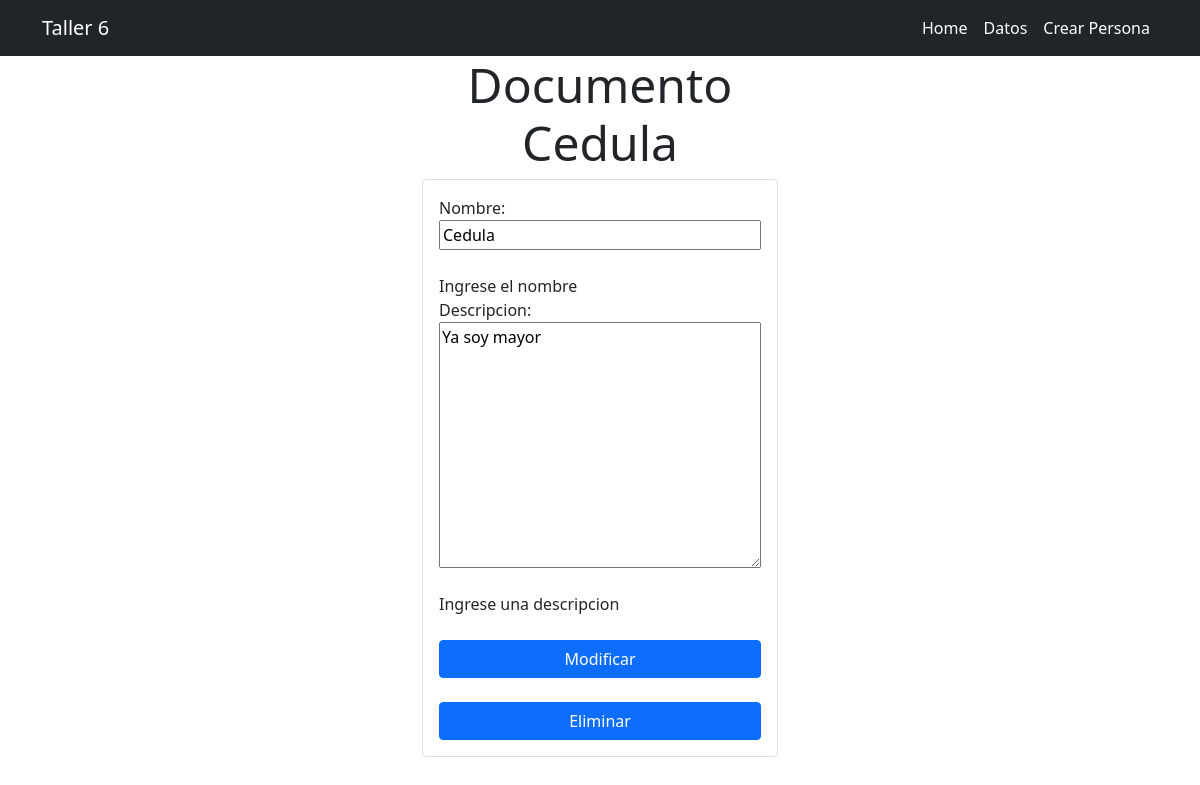
Screenshot of /datos/1/D with the database file from the repository.
### taller/models.py (models this page shows)
class Tipodocumento(models.Model):
    nombre = models.CharField(max_length=100, help_text="Ingrese el nombre")
    descripcion = models.TextField(blank=True, help_text="Ingrese una descripcion")
    def __str__(self):
        return "Documento " + self.nombre

### taller/views.py (the view, shortened to what this page needs)
# urls.py: path('datos/<int:dato_id>/D', views.datos_ver_D, name="datos_ver_D"),
def datos_ver_D(request, dato_id):
    if request.method == "GET":
        dato = get_object_or_404(Tipodocumento, id=dato_id)
        form = TipodocumentoForm(instance=dato)
        return render(request, "dato_modificar.html", {
            "dato": dato,
            "form": form,
            "tipo": "Documento"
        })

### taller/forms.py
class TipodocumentoForm(ModelForm):
    class Meta:
        model = Tipodocumento
        fields = ["nombre", "descripcion"]

### taller/templates/dato_modificar.html (shortened to what this page needs)
{% extends "base.html" %}
{% block content %}
<main class="container">
    <div class="row">
        <div class="col-4 offset-4">
            <h1 class="text-center display-5">{{dato}}</h1>
            <form action="" method="POST" class="card card-body">
                {{form}}
                <button class="btn btn-primary mt-4">
                    Modificar
                </button>
                <a href="{% url 'datos_ver_delete' dato.id tipo%}" class="btn btn-primary mt-4">Eliminar</a>
            </form>
        </div>
    </div>
</main>
{% endblock %}

### rows the page displays
Tipodocumento: nombre "Documento Cedula", nombre "Cedula", descripcion "Ya soy mayor"
